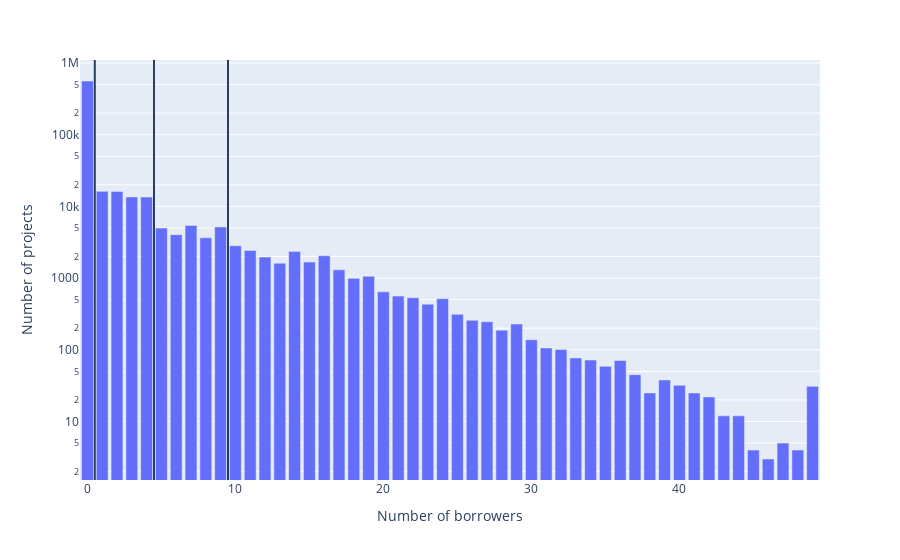

The notebook cell saved with this chart:
### Markdown cell above
### Kategorization of data

### Code cell
# Frequency analysis for groupsize

df_number_of_borrowers = df_kiva.groupby("number_of_borrowers").size()
fig = px.bar(y=df_number_of_borrowers, log_y= True)
fig.update_layout(xaxis_title = 'Number of borrowers' , yaxis_title = 'Number of projects')
fig.add_vline(0.5)
fig.add_vline(4.5)
fig.add_vline(9.5)
fig.show()

### Figure 1 — Plotly figure (JSON) as saved in the notebook; plotly's stock layout.template omitted (floating-point values rounded to 4 significant figures)
{"data": [{"alignmentgroup": "True", "hovertemplate": "x=%{x}<br>y=%{y}<extra></extra>", "legendgroup": "", "marker": {"color": "#636efa", "pattern": {"shape": ""}}, "name": "", "offsetgroup": "", "orientation": "v", "showlegend": false, "textposition": "auto", "type": "bar", "x": [0, 1, 2, 3, 4, 5, 6, 7, 8, 9, 10, 11, 12, 13, 14, 15, 16, 17, 18, 19, 20, 21, 22, 23, 24, 25, 26, 27, 28, 29, 30, 31, 32, 33, 34, 35, 36, 37, 38, 39, 40, 41, 42, 43, 44, 45, 46, 47, 48, 49], "xaxis": "x", "y": [561203, 16211, 16200, 13547, 13486, 4982, 4040, 5431, 3643, 5168, 2823, 2426, 1965, 1616, 2347, 1674, 2049, 1303, 993, 1062, 643, 561, 533, 433, 517, 313, 258, 246, 188, 229, 138, 106, 101, 77, 72, 59, 71, 45, 25, 38, 32, 25, 22, 12, 12, 4, 3, 5, 4, 31], "yaxis": "y"}], "layout": {"barmode": "relative", "legend": {"tracegroupgap": 0}, "margin": {"t": 60}, "shapes": [{"type": "line", "x0": 0.5, "x1": 0.5, "xref": "x", "y0": 0, "y1": 1, "yref": "y domain"}, {"type": "line", "x0": 4.5, "x1": 4.5, "xref": "x", "y0": 0, "y1": 1, "yref": "y domain"}, {"type": "line", "x0": 9.5, "x1": 9.5, "xref": "x", "y0": 0, "y1": 1, "yref": "y domain"}], "xaxis": {"anchor": "y", "domain": [0, 1], "title": {"text": "Number of borrowers"}}, "yaxis": {"anchor": "x", "domain": [0, 1], "title": {"text": "Number of projects"}, "type": "log"}}}
